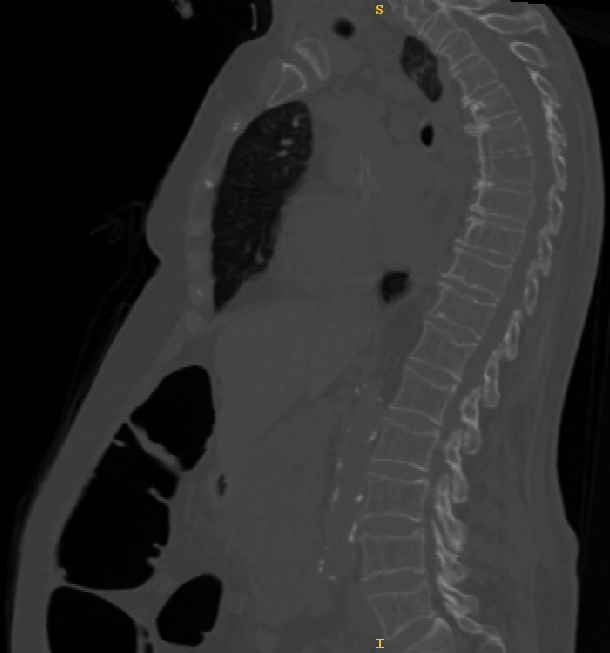
%> input picture src/Classification_SVM/newfeatures/snapshotImage003.png, 610 x 653 px
$ octave app1.m   (GNU Octave 9; MATLAB toolbox functions it lacks are replaced by stand-ins)
%> lines starting %> are read from the running program, lines starting %| are printed output that depends on the picture; in (x1, y1, x2, y2) boxes, pixels count from 0 and x2, y2 are one past the last pixel; in counts of white or black regions, pixels touching at a corner belong together; the program's own positions count from 1
clc
clear
close all
img=imread('snapshotImage003.png');
%> img is the input picture: size 653x610x3 uint8; mean R, G, B 45.6, 45.6, 45.6
img=rgb2gray(img);
%> img: size 653x610 uint8
% origimg=img;
imshow(img)

img=imadjust(img,[0.28 0.6],[0.5 0.9]);
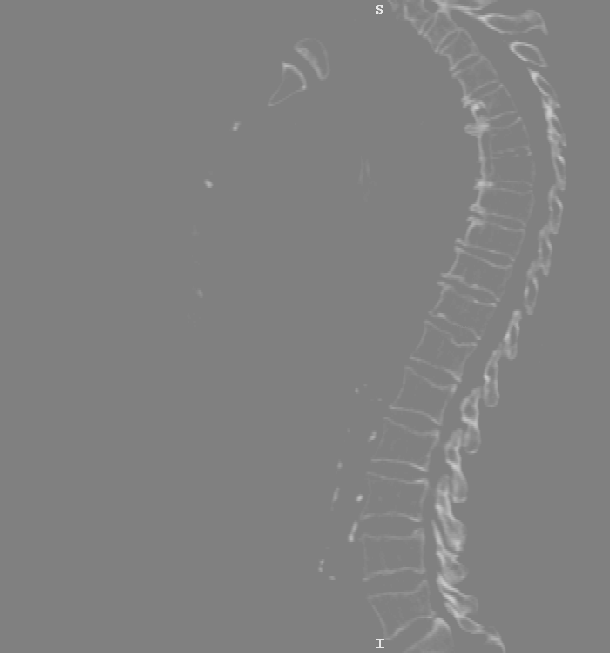
%> img: size 653x610 uint8; min 128, max 230, mean 129.3
img = imsharpen(img,'Radius',2,'Amount',3);
figure
imshow(img)

origimg=im2double(img);
figure,imshow(origimg)

img=im2bw(img,0.51);
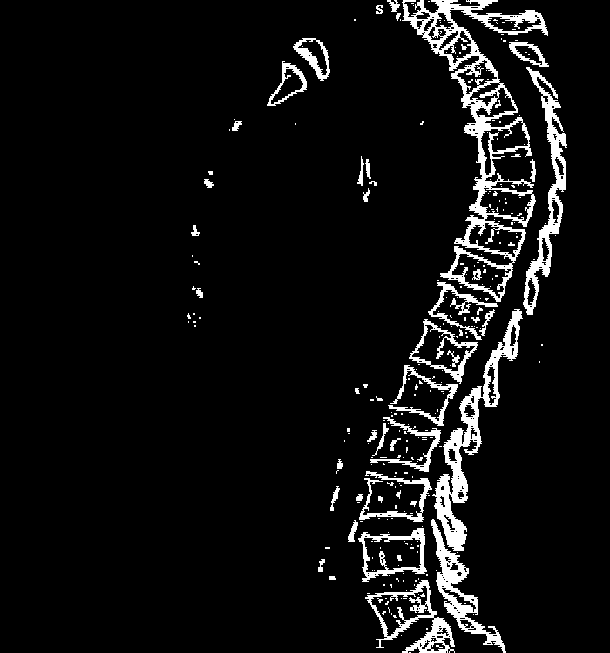
%> img: size 653x610 logical; 6.7% white; 277 white regions (229 under 20 px), largest, box (x1, y1, x2, y2) and area: (402, 0, 548, 302) 7676, (432, 309, 523, 551) 3960, (523, 67, 567, 315) 2603
figure
% imshow(img)
img = bwareaopen(img,100);
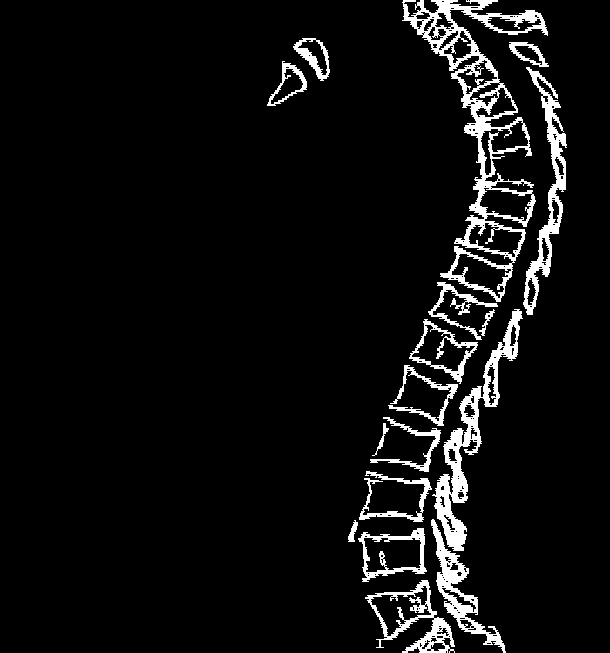
%> img: size 653x610 logical; 6.1% white; 17 white regions, largest, box (x1, y1, x2, y2) and area: (402, 0, 548, 302) 7676, (432, 309, 523, 551) 3960, (523, 67, 567, 315) 2603
se = strel('sphere',2);
dilatedimg = imdilate(img, se);
%> dilatedimg: size 653x590 logical; every value is 1
se = strel('disk',2);
img = imerode(dilatedimg, se);
img = bwareaopen(img,300);
imshow(img)

$ run again, with src/Classification_SVM/newfeatures/002-01.png copied over src/Classification_SVM/newfeatures/snapshotImage003.png
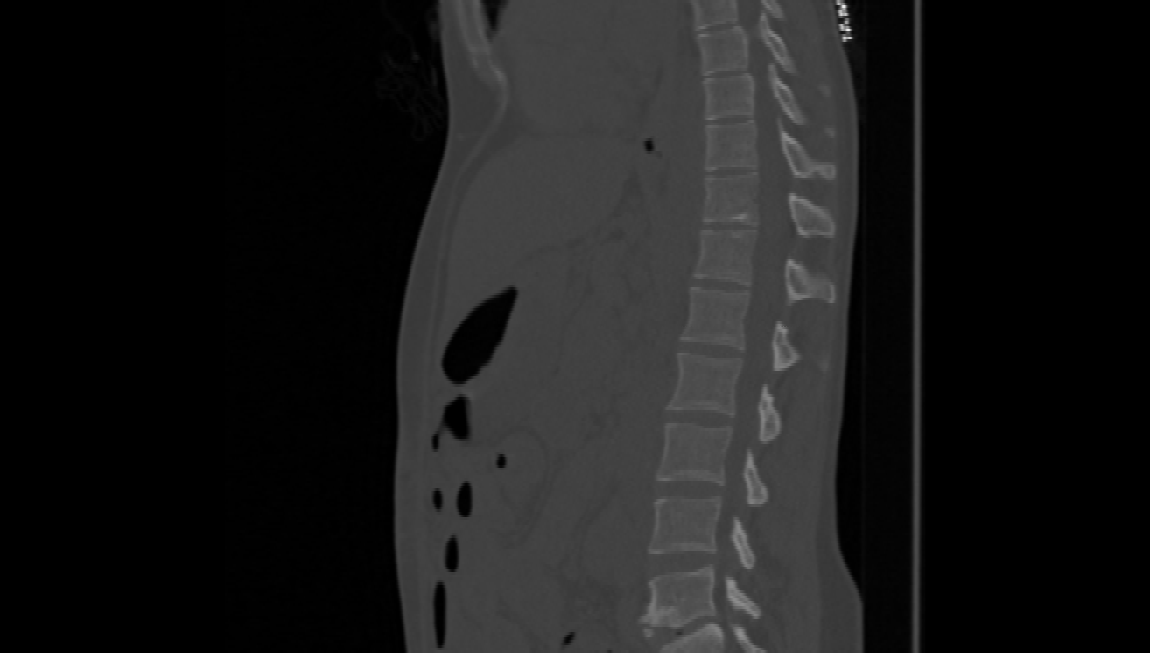
%> input picture src/Classification_SVM/newfeatures/002-01.png, 1150 x 653 px
%> img is the input picture: size 653x1150x3 uint8; min 0, max 235, mean 25.9
%> `dilatedimg = imdilate(img, se);`:
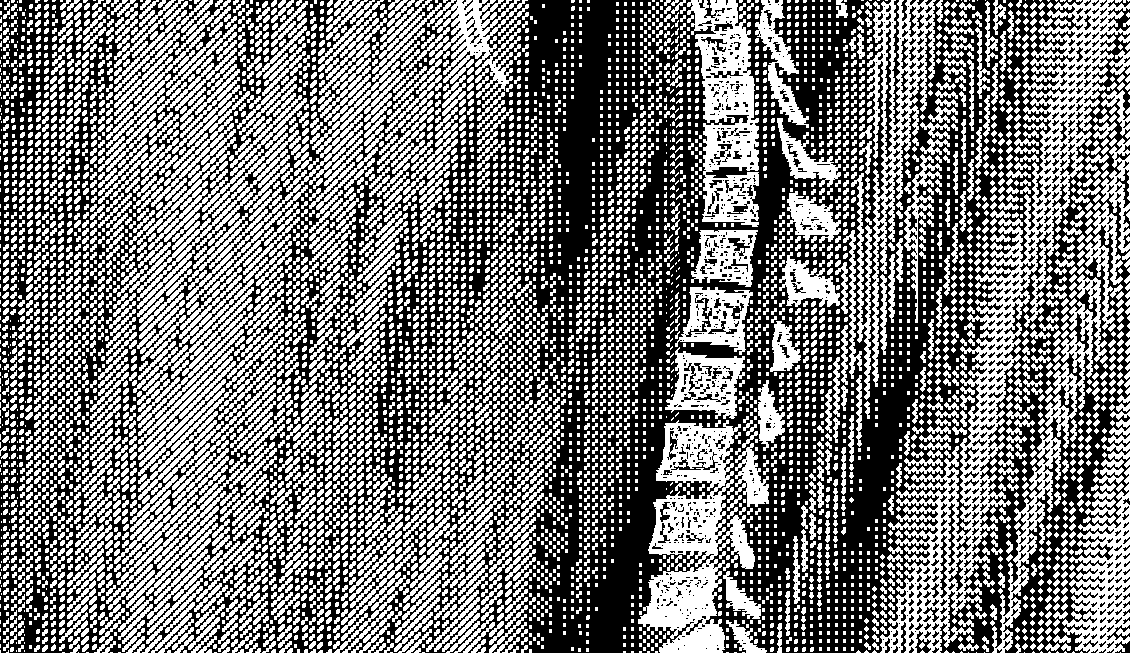
%> dilatedimg: size 653x1130 logical; 46.7% white; 6622 white regions (2599 under 20 px), largest, box (x1, y1, x2, y2) and area: (880, 0, 1130, 653) 24810, (638, 420, 755, 653) 12723, (687, 0, 759, 227) 8880
%> `img = bwareaopen(img,300);`:
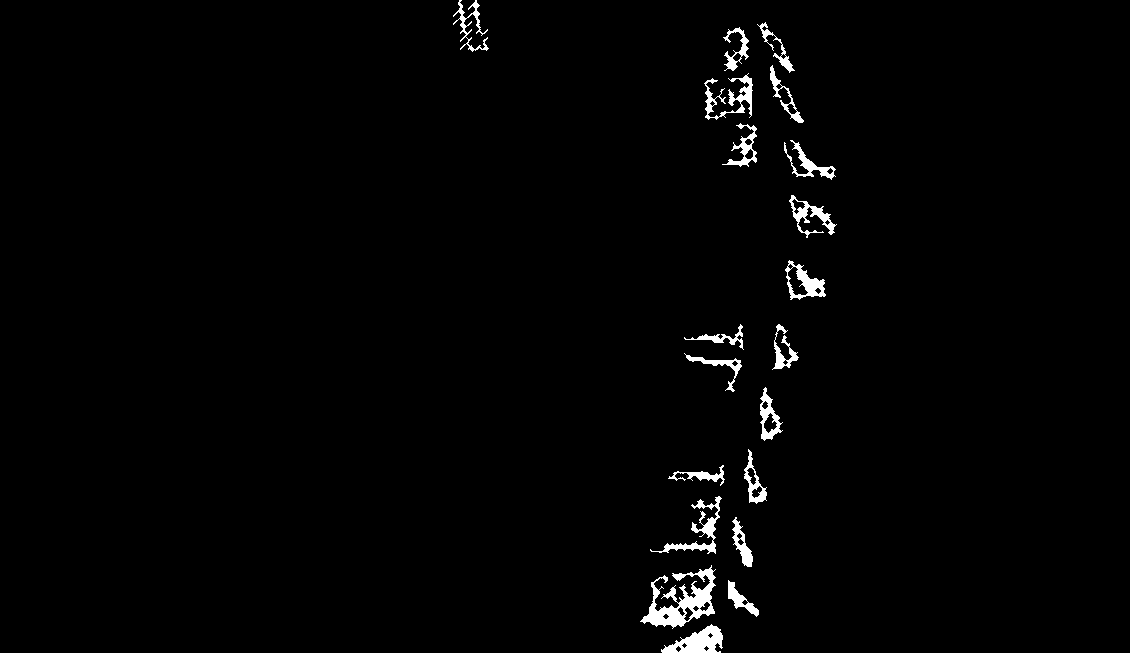
%> img: size 653x1130 logical; 1.5% white; 20 white regions, largest, box (x1, y1, x2, y2) and area: (640, 565, 716, 629) 1895, (661, 624, 723, 653) 963, (650, 496, 722, 554) 806

$ run again, with src/Classification_SVM/newfeatures/005-01.png copied over src/Classification_SVM/newfeatures/snapshotImage003.png
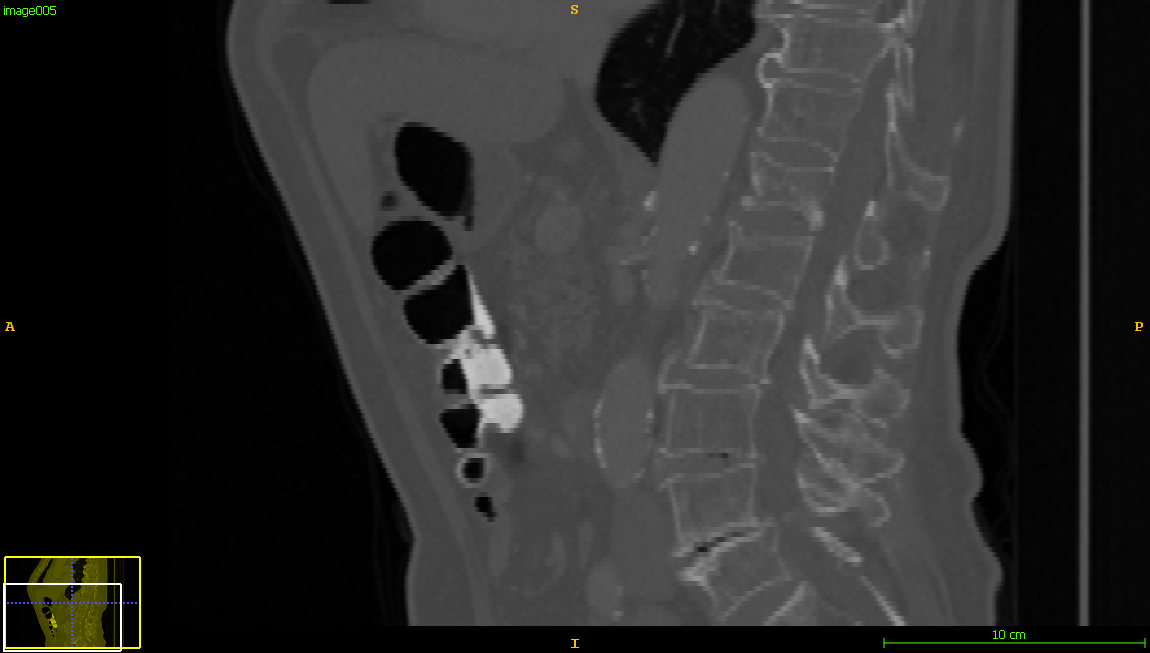
%> input picture src/Classification_SVM/newfeatures/005-01.png, 1150 x 653 px
%> img is the input picture: size 653x1150x3 uint8; mean R, G, B 43.7, 43.8, 42.8
%> `img=im2bw(img,0.51);`:
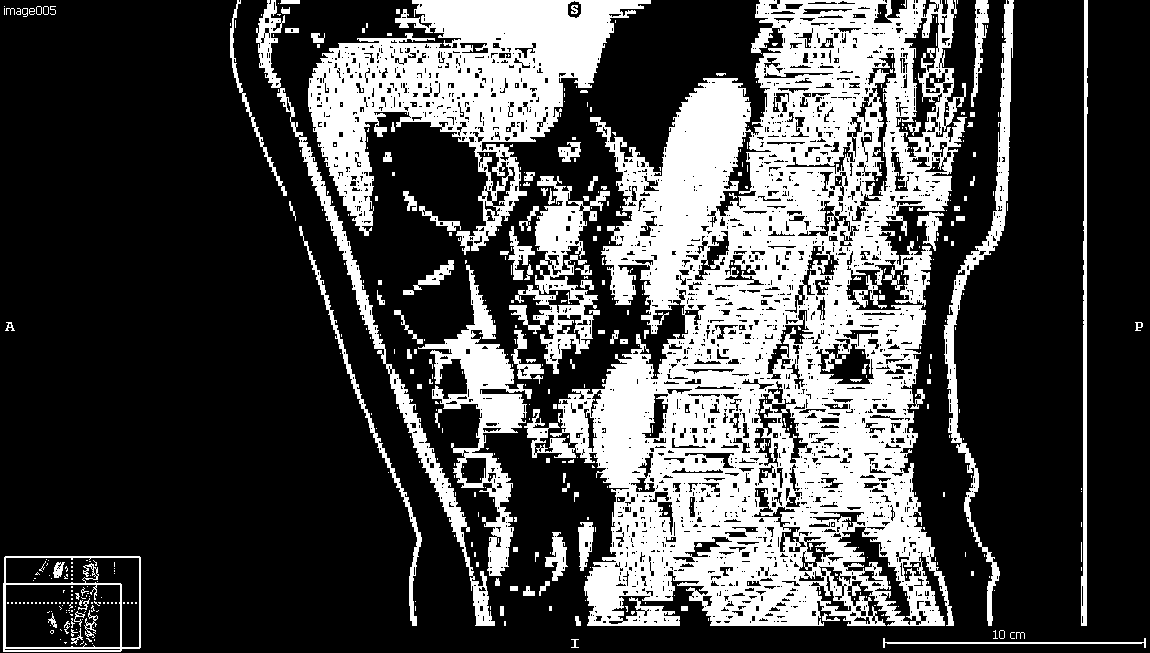
%> img: size 653x1150 logical; 29.4% white; 574 white regions (460 under 20 px), largest, box (x1, y1, x2, y2) and area: (524, 0, 967, 626) 141262, (308, 0, 651, 255) 34521, (418, 265, 532, 576) 8610
%> dilatedimg: size 653x1130 logical; 100% white; black in thin lines or dots, all inside (x1, y1, x2, y2) = (1053, 1, 1121, 652)
%> `img = imerode(dilatedimg, se);`:
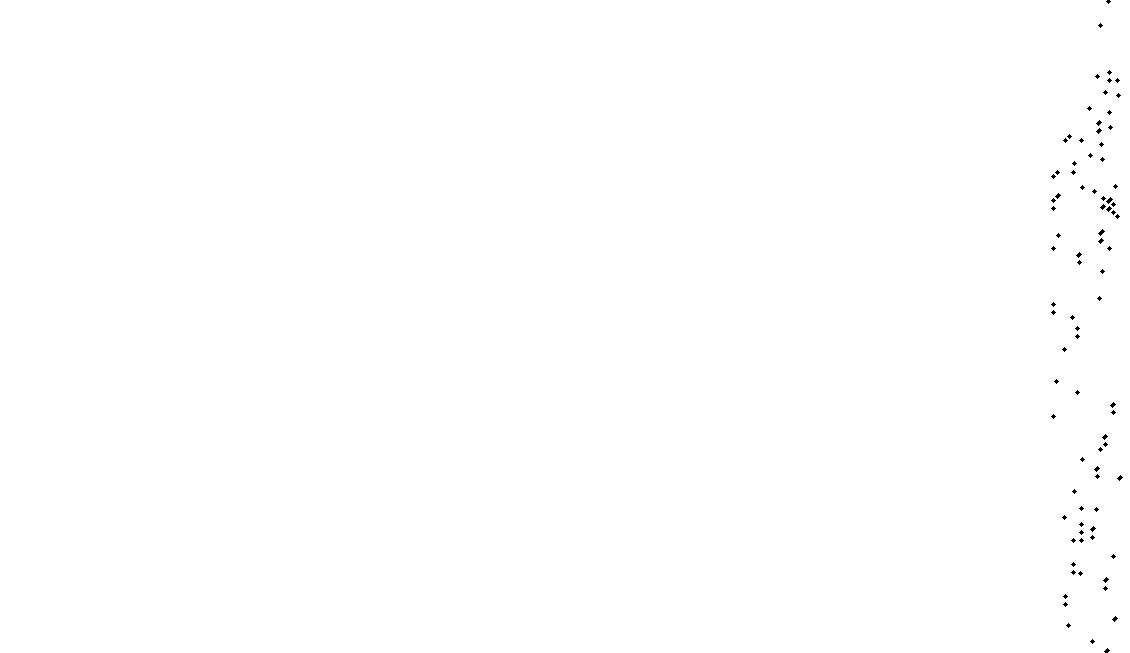
%> img: size 653x1130 logical; 99.8% white; black in thin lines or dots, all inside (x1, y1, x2, y2) = (1051, 0, 1123, 653)
